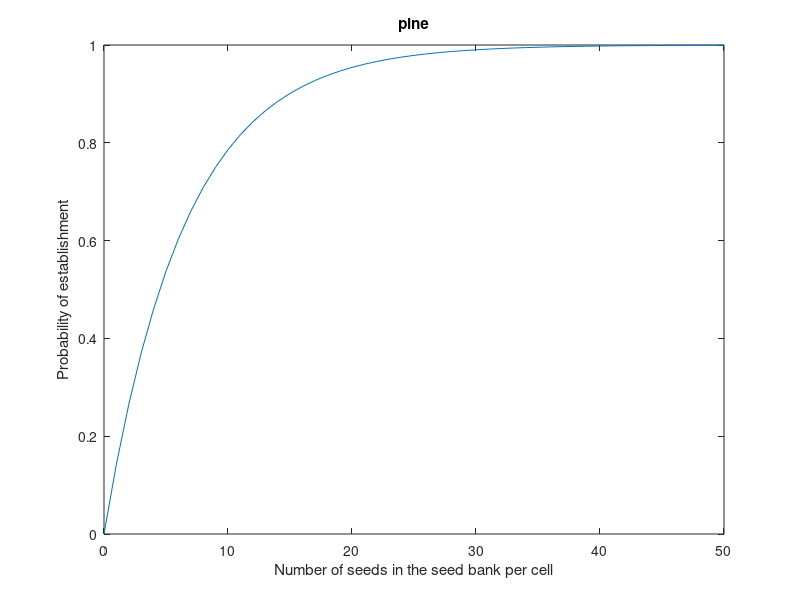
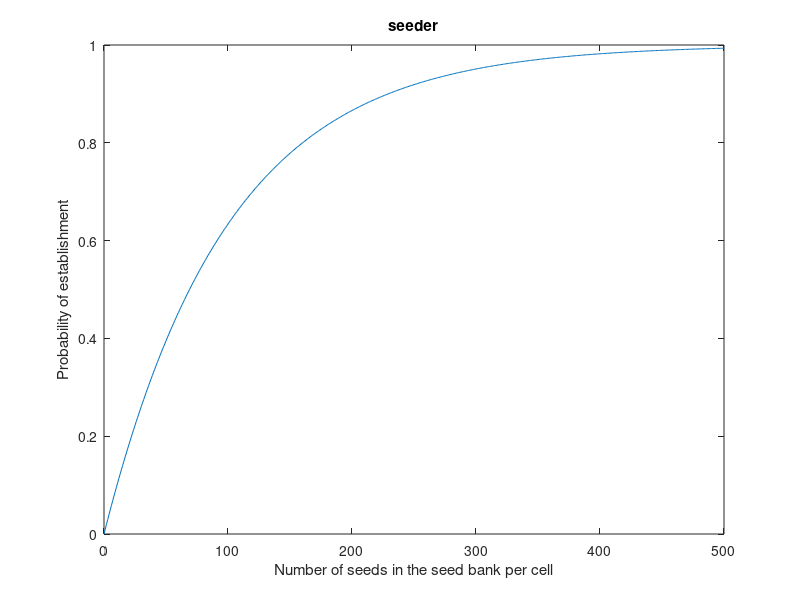
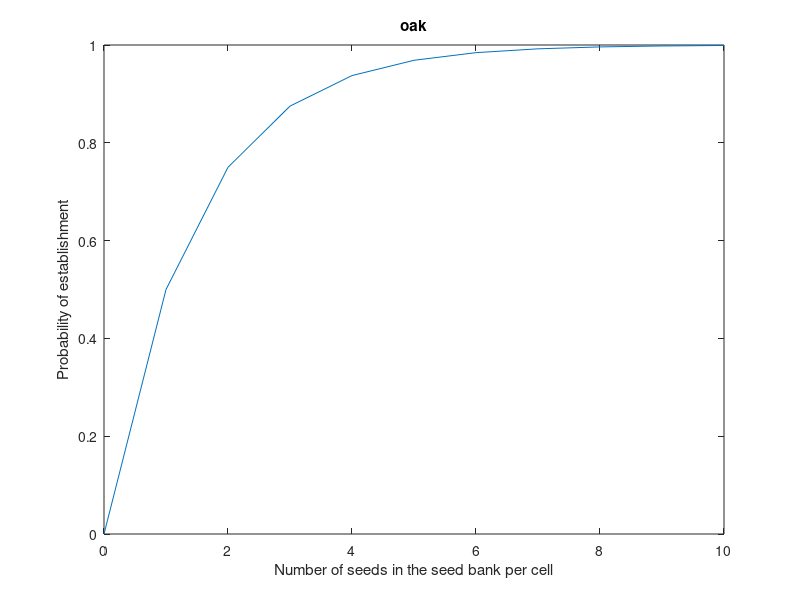

MATLAB code to generate these figures, in order:
% SB=0:1:1000;
% % m=100;
% est=100;
% ProbS= 1-(1-1./est).^(SB);
% 
% figure
% plot(SB,ProbS)
% title('pines' )
% xlabel('Number of seeds in the seed bank per cell'), ylabel('Probability of establishment')
% axis([0 1000 0 1])


SB=0:1:50;
% m=100;
est=7;
ProbS= 1-(1-1./est).^(SB);
figure
plot(SB,ProbS)
title('pine')
xlabel('Number of seeds in the seed bank per cell'), ylabel('Probability of establishment')
axis([0 50 0 1])
pause

SB=0:1:500;
% m=100;
est=100;
ProbS= 1-(1-1./est).^(SB);
figure
plot(SB,ProbS)
title('seeder' )
xlabel('Number of seeds in the seed bank per cell'), ylabel('Probability of establishment')
axis([0 500 0 1])
pause

SB=0:1:10;
% m=100;
est=2;
ProbS= 1-(1-1./est).^(SB);
figure
plot(SB,ProbS)
title('oak' )
xlabel('Number of seeds in the seed bank per cell'), ylabel('Probability of establishment')
axis([0 10 0 1])
pause
